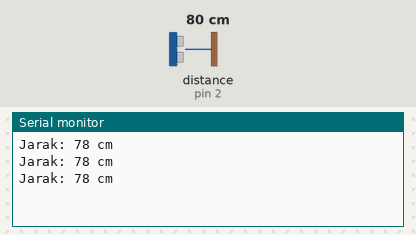
A sketch run on a simulated Arduino Uno, built with avr-gcc and run on an emulated ATmega328P. Shown: the last lines printed to the serial monitor. Wiring (inferred from the names in the program): ultrasonic range finder: trigger pin 15; echo pin 2. Inputs (shaded band) come from the test bench; at power-on: distance to the obstacle (sensor on pin 2) 80 cm. The echo pulse lasts 58.3 µs per cm.

Above: at 1.3 s.
1.4 s: distance to the obstacle (sensor on pin 2) set to 2 cm
At 1.9 s:
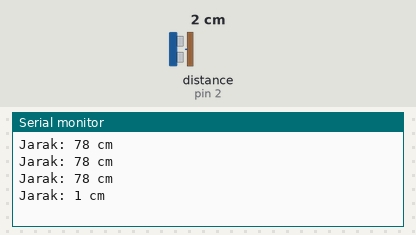
2.9 s: distance to the obstacle (sensor on pin 2) set to 4 cm
At 3.4 s:
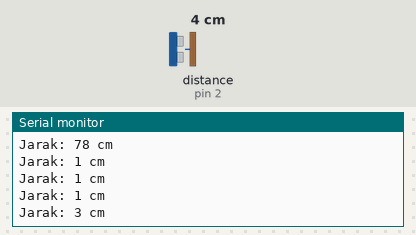
Timing chart, 0 to 5.9 s (numbered marks = the images above; inputs shaded):
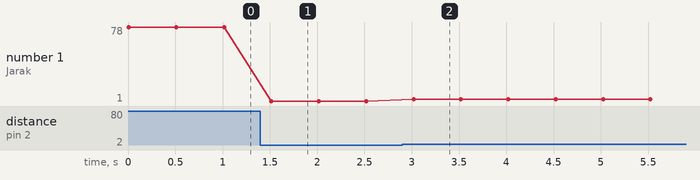

Measured:
- after the input at 1.4 s, the serial monitor: prints a new line after 0.12 s (image 1)
- after the input at 2.9 s, the serial monitor: prints a new line after 0.12 s (image 2)
- plotted number 1: 78 → 1 after the input at 1.4 s, 1 → 3 after the input at 2.9 s

The sketch:

LKPD11_Raffi_XI_TAV_2.ino.ino
```cpp
const int trigPin = 15;
const int echoPin = 2;
void setup(){
  Serial.begin(115200);
  pinMode(trigPin, OUTPUT);
  pinMode(echoPin, INPUT);}
void loop(){
  long duration, distance;
  digitalWrite(trigPin, LOW);
  delayMicroseconds(2);
  digitalWrite(trigPin, HIGH);
  delayMicroseconds(10);
  digitalWrite(trigPin, LOW);
  duration = pulseIn(echoPin, HIGH);
  distance = duration * 0.034 / 2;
  if (distance == 0) {
   Serial.println("Tidak ada objek terdeteksi.");
  } else {
   Serial.print("Jarak: ");
   Serial.print(distance);
   Serial.println(" cm");}
  delay(500);}
```
